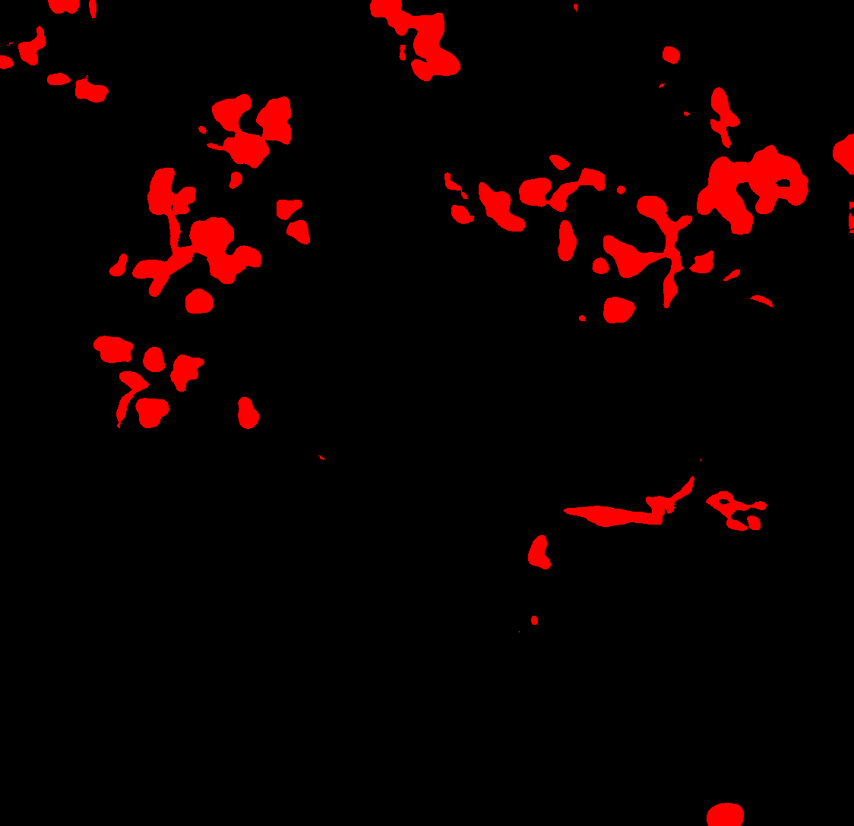
#> input picture example/blobs.png, 854 x 826 px, shrunk from 1124 x 1088 before the run
$ python blobs.py
#> lines starting #> are read from the running program, lines starting #| are printed output that depends on the picture; after the words box and inside, x2 and y2 are one past the last pixel; in counts of white or black regions, pixels touching at a corner belong together
import numpy as np
import skimage.draw
from skimage.io import imread, imsave
from smu import mask_to_polygon, polygon_to_lists

# load image
path = "./blobs.png"
print("load image: %s" % path)
img = imread(path)
#> img is the input picture: shape (826, 854, 3); mean R, G, B 14.5, 0, 0
# get red channel
img = np.squeeze(img[:, :, 0])
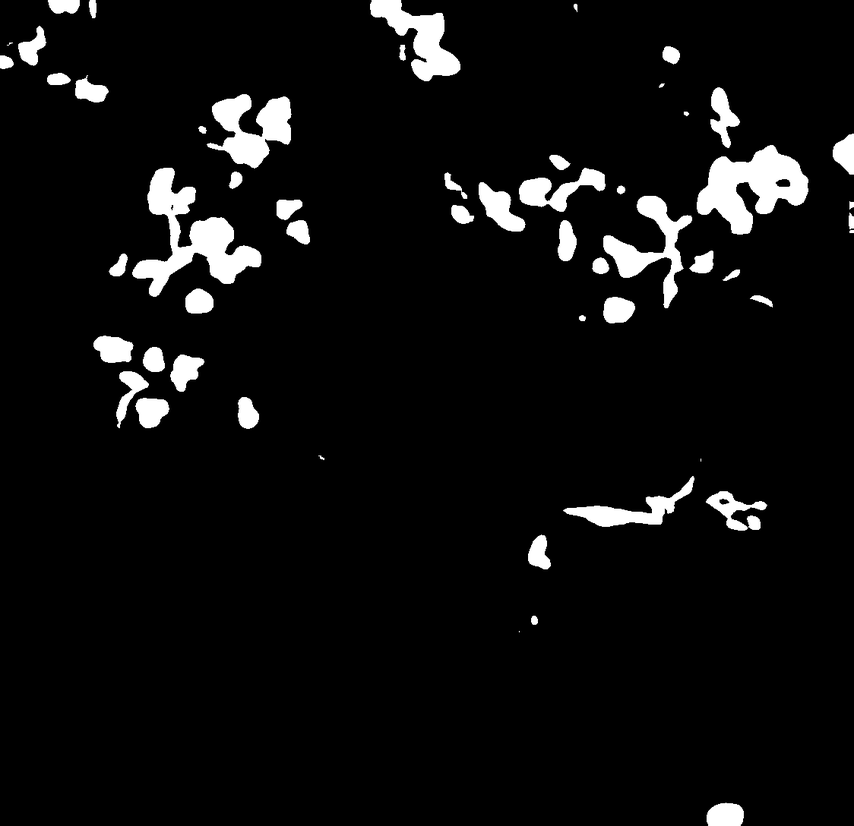
#> img: shape (826, 854); min 0, max 255, mean 14.5

# generate binary mask
print("generate mask")
mask = np.where(img == 255, 1, 0)
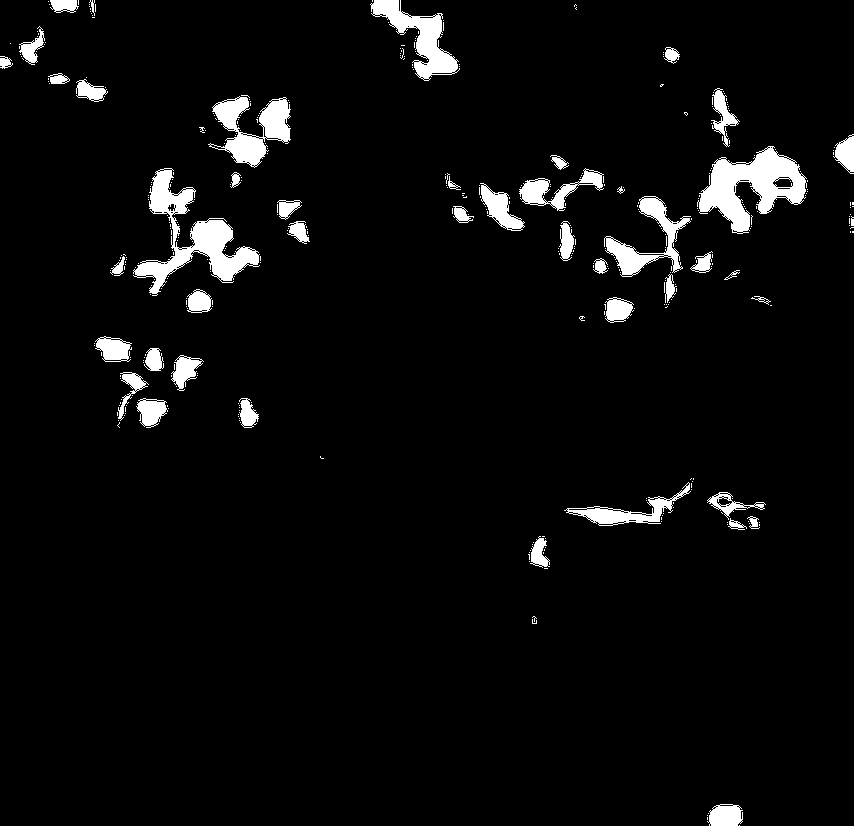
#> mask: shape (826, 854) int64; values 0 (black) and 1 (white), 4.4% white; 414 white regions (369 under 20 px), largest, box (x1, y1, x2, y2) and area: (133, 168, 260, 296) 4646, (697, 146, 807, 234) 4552, (208, 96, 291, 168) 2759

# detect blobs
print("detect blobs")
#> (the run stopped early here; a loop or call above may not have finished)
